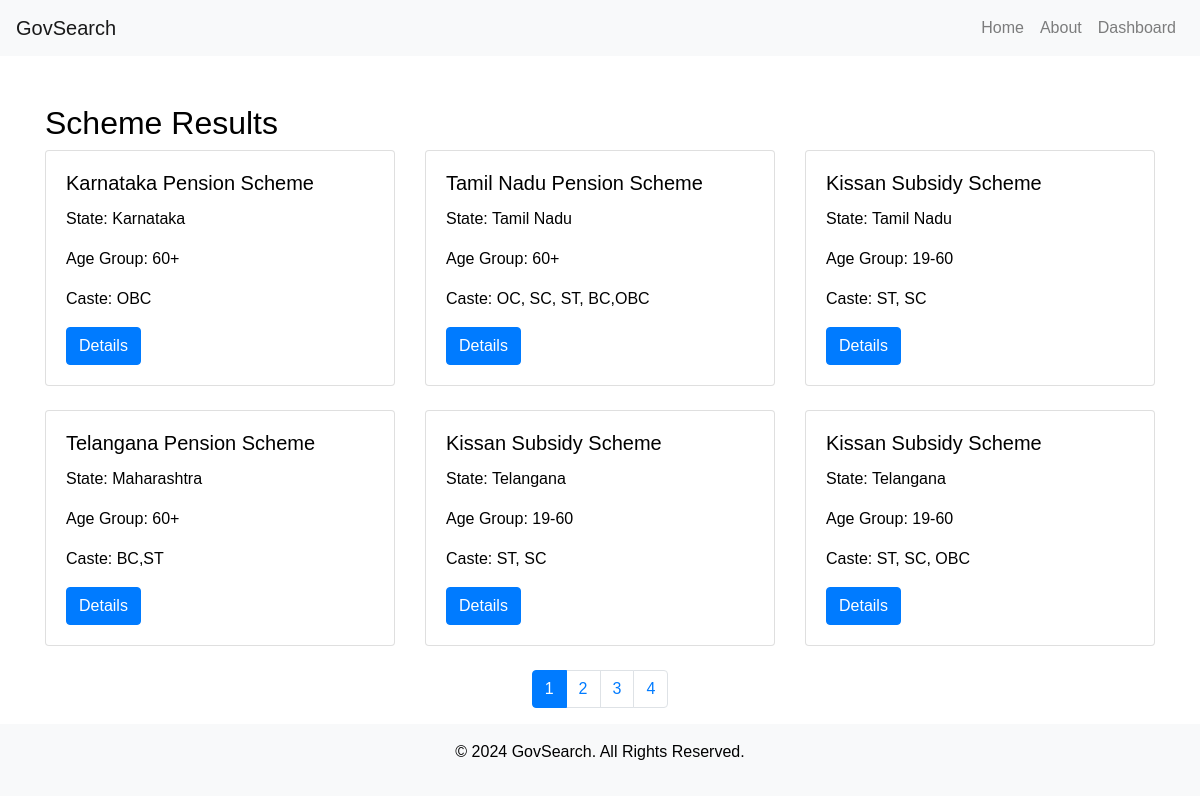
The app's page /results.php, older data.
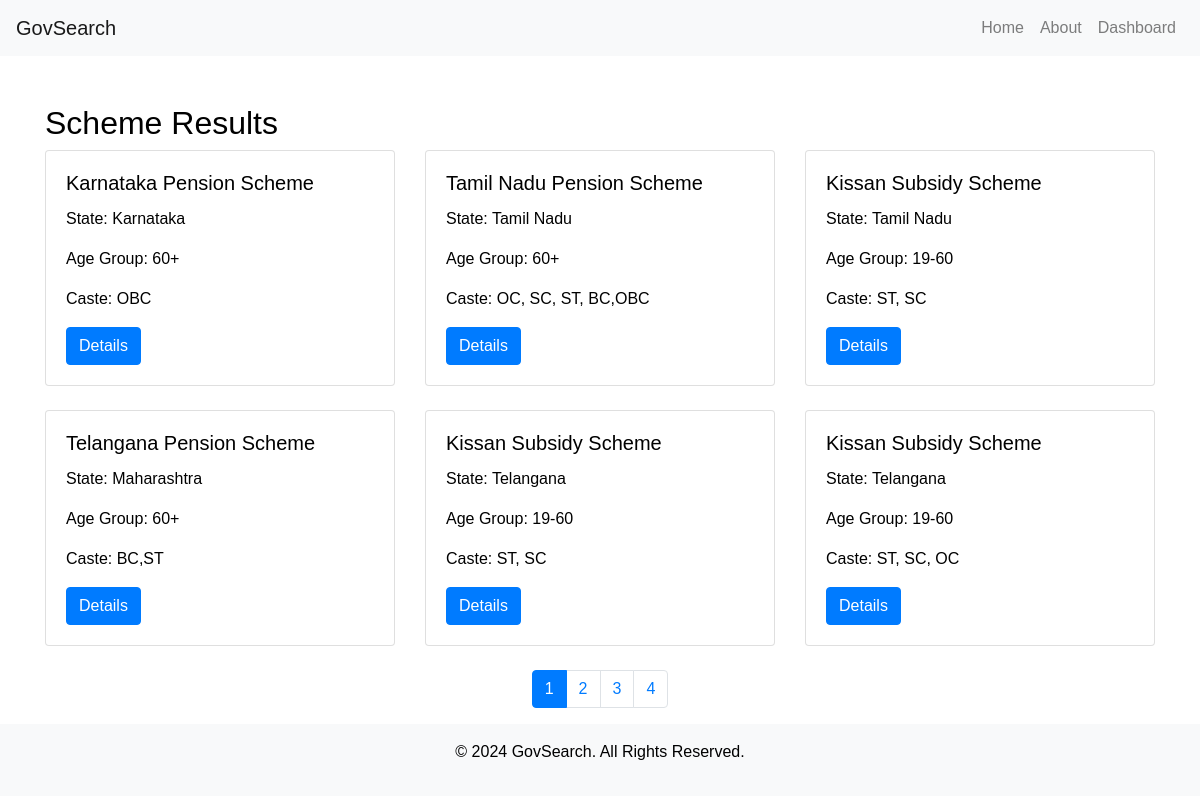
The same page, newer data.
### tables this page shows
CREATE TABLE `schemes` (
  `id` int(11) NOT NULL,
  `scheme_name` varchar(255) NOT NULL,
  `state` varchar(100) NOT NULL,
  `age_group` varchar(50) DEFAULT NULL,
  `caste` varchar(50) DEFAULT NULL,
  `state_logo` varchar(255) DEFAULT NULL,
  `scheme_link` varchar(255) DEFAULT NULL
);

### results.php (the view, shortened to what this page needs)
<?php
$servername = "localhost";
$username = "asse6007_admin";
$password = "00000000";
$dbname = "asse6007_gov_schemes";
$conn = new mysqli($servername, $username, $password, $dbname);
$query = isset($_GET['query']) ? $_GET['query'] : '';
$state = isset($_GET['state']) ? $_GET['state'] : '';
$age_group = isset($_GET['age_group']) ? $_GET['age_group'] : '';
$caste = isset($_GET['caste']) ? $_GET['caste'] : '';
$results_per_page = 6;
$page = isset($_GET['page']) ? (int)$_GET['page'] : 1;
$offset = ($page - 1) * $results_per_page;
$sql = "SELECT * FROM schemes WHERE 1=1";
$params = [];
$types = "";
$sql .= " LIMIT ?, ?";
$params[] = $offset;
$params[] = $results_per_page;
$types .= "ii";
$stmt = $conn->prepare($sql);
if (!empty($types)) {
    $stmt->bind_param($types, ...$params);
}
if (!$stmt->execute()) {
    die("Error in query execution: " . $stmt->error);
}
$result = $stmt->get_result();
$total_sql = "SELECT COUNT(*) FROM schemes WHERE 1=1";
$total_result = $conn->query($total_sql);
$total_rows = $total_result->fetch_row()[0];
$total_pages = ceil($total_rows / $results_per_page);
?>
<!DOCTYPE html>
<html lang="en">
<head>
    <link href="https://stackpath.bootstrapcdn.com/bootstrap/4.5.2/css/bootstrap.min.css" rel="stylesheet">
</head>
<body>
<?php include('header.php'); ?>
<div class="container mt-5">
    <h2>Scheme Results</h2>
    <?php if ($result->num_rows > 0): ?>
        <div class="row">
            <?php while ($row = $result->fetch_assoc()): ?>
                <div class="col-md-4 mb-4">
                    <div class="card">
                        <div class="card-body">
                            <h5 class="card-title"><?php echo htmlspecialchars($row['scheme_name']); ?></h5>
                            <p class="card-text">State: <?php echo htmlspecialchars($row['state']); ?></p>
                            <p class="card-text">Age Group: <?php echo htmlspecialchars($row['age_group']); ?></p>
                            <p class="card-text">Caste: <?php echo htmlspecialchars($row['caste']); ?></p>
                            <a href="<?php echo htmlspecialchars($row['scheme_link']); ?>" class="btn btn-primary" target="_blank">Details</a>
                        </div>
                    </div>
                </div>
            <?php endwhile; ?>
        </div>
    <?php else: ?>
        <p>No schemes found.</p>
    <?php endif; ?>
    <nav>
        <ul class="pagination justify-content-center">
            <?php for ($i = 1; $i <= $total_pages; $i++): ?>
                <li class="page-item <?php if ($i == $page) echo 'active'; ?>">
                    <a class="page-link" href="?query=<?php echo urlencode($query); ?>&state=<?php echo urlencode($state); ?>&age_group=<?php echo urlencode($age_group); ?>&caste=<?php echo urlencode($caste); ?>&page=<?php echo $i; ?>"><?php echo $i; ?></a>
                </li>
            <?php endfor; ?>
        </ul>
    </nav>
</div>
<?php include('footer.php'); ?>
</body>
</html>

Row changes from the older to the newer data that the page shows:
removed schemes: scheme_name "Kissan Subsidy Scheme", state "Telangana", age_group "19-60", caste "ST, SC, OBC"
now on this page (row unchanged): schemes: scheme_name "Kissan Subsidy Scheme", state "Telangana", age_group "19-60", caste "ST, SC, OC"
